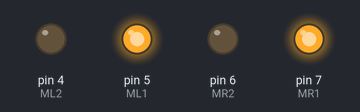
Simulated run of this sketch. Board: Arduino Uno, built with avr-gcc and run on an emulated ATmega328P. Shown: output pins drawn as LEDs (lit = HIGH). What the sketch prints to the serial monitor is not drawn.

Above: at 0.1 s.
Timing chart, 0 to 1.6 s (numbered marks = the images above):
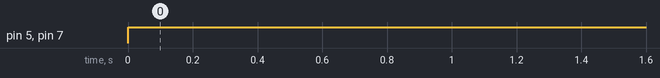

The sketch:

ROBOT_Test.ino
```cpp
#define SPEED 3000     //ความเร็ว

int MR1 = 7;
int MR2 = 6;
int ML1 = 5;
int ML2 = 4;

void TURNLEFT(int z);
void TURNRIGHT(int z);
void FORWARD(int z);
void BACKWARD(int z);
void STOP(int z);

void setup() {
   pinMode(MR1, OUTPUT);
   pinMode(MR2, OUTPUT);
   pinMode(ML1, OUTPUT);
   pinMode(ML2, OUTPUT);
   Serial.begin(115200);
   Serial.print("Starting...\n");

}

void loop() {
  FORWARD(SPEED);
  //BACKWARD(SPEED);
  //TURNLEFT(SPEED);
  //TURNRIGHT(SPEED);
  //STOP(SPEED);
}

void STOP(int z){
    digitalWrite(MR1, LOW);
    digitalWrite(MR2, LOW);
    digitalWrite(ML1, LOW);
    digitalWrite(ML2, LOW);
    delay(z);
}

void FORWARD(int z){
    digitalWrite(MR1, HIGH);
    digitalWrite(MR2, LOW);
    digitalWrite(ML1, HIGH);
    digitalWrite(ML2, LOW);
    delay(z);
}

void BACKWARD(int z){
    digitalWrite(MR1, LOW);
    digitalWrite(MR2, HIGH);
    digitalWrite(ML1, LOW);
    digitalWrite(ML2, HIGH);
    delay(z);
}

void TURNRIGHT(int z){
    digitalWrite(MR1, LOW);
    digitalWrite(MR2, HIGH);
    digitalWrite(ML1, HIGH);
    digitalWrite(ML2, LOW);
    delay(z);
}

void TURNLEFT(int z){
    digitalWrite(MR1, HIGH);
    digitalWrite(MR2, LOW);
    digitalWrite(ML1, LOW);
    digitalWrite(ML2, HIGH);
    delay(z);
}
```

Measured:
- by itself, pin 5 (ML1), pin 7 (MR1): LOW → HIGH at 0.00 s
